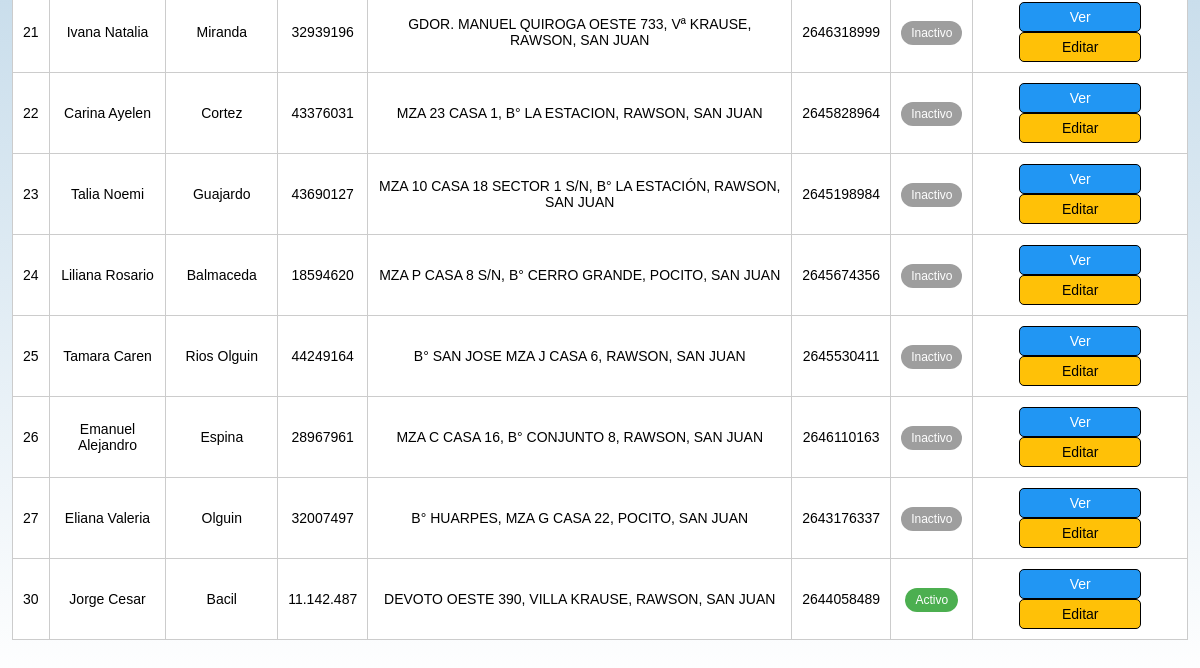
The app's page /src/modules/clientes/index_clientes.php (lower part), older data.
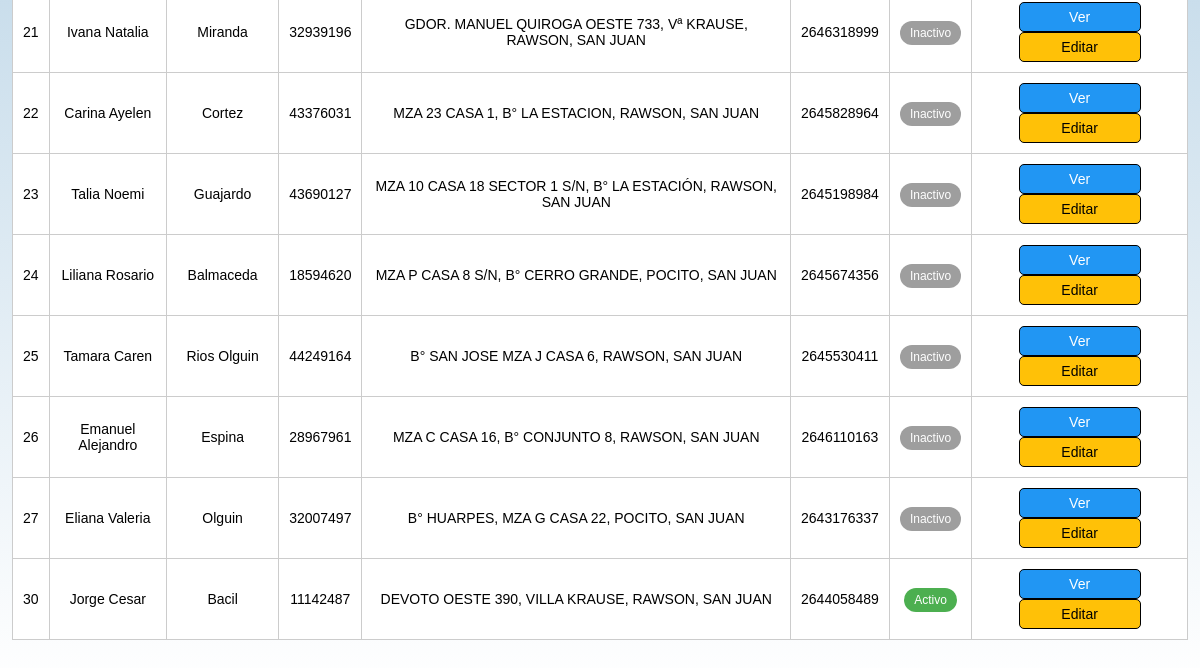
The same page, newer data.
### tables this page shows
CREATE TABLE `clientes` (
  `id_cliente` int(10) UNSIGNED NOT NULL,
  `nombre` text NOT NULL,
  `apellido` text NOT NULL,
  `dni` varchar(20) NOT NULL,
  `domicilio` varchar(100) NOT NULL,
  `telefono` varchar(20) NOT NULL,
  `estado` enum('Activo','Deudor','Inactivo') NOT NULL
);

### src/modules/clientes/index_clientes.php (the view, shortened to what this page needs)
<?php
require_once '../../config/database.php';
$estado = isset($_GET['estado']) ? $_GET['estado'] : '';
$query = "SELECT id_cliente, nombre, apellido, dni, domicilio, telefono, estado
          FROM clientes
          WHERE 1";
$result = $conn->query($query);
?>
<!DOCTYPE html>
<html lang="es">
<head>
    <link rel="stylesheet" href="../../../style/style.css">
</head>
<body>
        <a href="index_clientes.php?estado=Inactivo" class="<?php echo $estado == 'Inactivo' ? 'activo' : ''; ?>">Inactivos (<?php echo contar_clientes('Inactivo'); ?>)</a>
    <table>
        <tbody>
            <?php if ($result->num_rows > 0): ?>
                <?php while ($cliente = $result->fetch_assoc()): ?>
                    <tr class="estado-<?php echo strtolower($cliente['estado']); ?>">
                        <td><?php echo $cliente['id_cliente']; ?></td>
                        <td><?php echo htmlspecialchars($cliente['nombre']); ?></td>
                        <td><?php echo htmlspecialchars($cliente['apellido']); ?></td>
                        <td><?php echo $cliente['dni']; ?></td>
                        <td><?php echo htmlspecialchars($cliente['domicilio']); ?></td>
                        <td><?php echo $cliente['telefono']; ?></td>
                        <td>
                            <span class="badge-estado <?php echo strtolower($cliente['estado']); ?>">
                                <?php echo $cliente['estado']; ?>
                            </span>
                        </td>
                        <td>
                        <a href="detalle_cliente.php?id_cliente=<?php echo $cliente['id_cliente']; ?>" class="btn-ver">Ver</a>
                            <a href="editar_cliente.php?id_cliente=<?php echo $cliente['id_cliente']; ?>" class="btn-editar">Editar</a>
                        </td>
                    </tr>
                <?php endwhile; ?>
            <?php else: ?>
                <tr>
                    <td colspan="8" class="sin-resultados">No se encontraron clientes</td>
                </tr>
            <?php endif; ?>
        </tbody>
    </table>
</body>
</html>
<?php
function contar_clientes($estado)
{
    global $conn;
    $query = "SELECT COUNT(*) AS total FROM clientes WHERE estado = '" . $conn->real_escape_string($estado) . "'";
    $result = $conn->query($query);
    return $result->fetch_assoc()['total'];
}
?>

Row changes from the older to the newer data that the page shows:
changed clientes "Jorge Cesar": dni "11.142.487" → "11142487"
